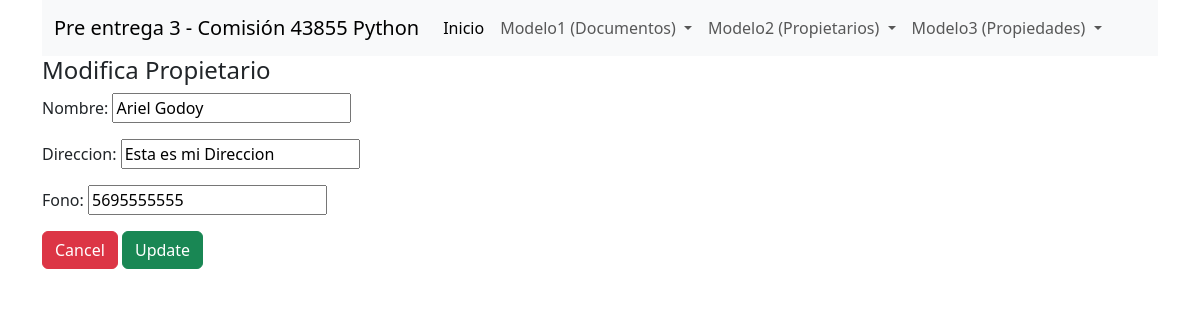
The app's page /update-Propietario/7 with its own data.
### crud/models.py (models this page shows)
class Propietario(models.Model):
    nombre = models.CharField(db_column='nombre', max_length=100, blank=False)
    direccion = models.CharField(db_column='direccion', max_length=100, blank=False)
    fono = models.CharField(db_column='fono',blank=False, max_length=10, default='5695555555')

### crud/views.py (the view, shortened to what this page needs)
# urls.py: path('update-Propietario/<int:id>', views.updatePropietario, name='updatePropietario'),
def updatePropietario(request, id):
    propietario = Propietario.objects.get(id=id)
    form = PropietarioForm(initial={'nombre': propietario.nombre, 'direccion': propietario.direccion, 'fono': propietario.fono})
    return render(request,'propietarioupdate.html',{'form':form})

### crud/forms.py
class PropietarioForm(ModelForm):
    class Meta:
        model = Propietario
        fields = '__all__'

### crud/templates/propietarioupdate.html (shortened to what this page needs)
{% extends "base.html" %}
{% block content %}
<div class="container">
<div class="card-body">
    <h4>Modifica Propietario</h4>
    <form method="post">
        {{form.as_p}}
        <a type="button" class="btn btn-danger" href="{%url 'listarPropietarios' %}">Cancel</a>
        <button type="submit" class="btn btn-success">Update</button>
    </form>
</div>
</div>
{% endblock %}

### records on screen
Propietario: nombre "Ariel Godoy", direccion "Esta es mi Direccion", fono "5695555555"
